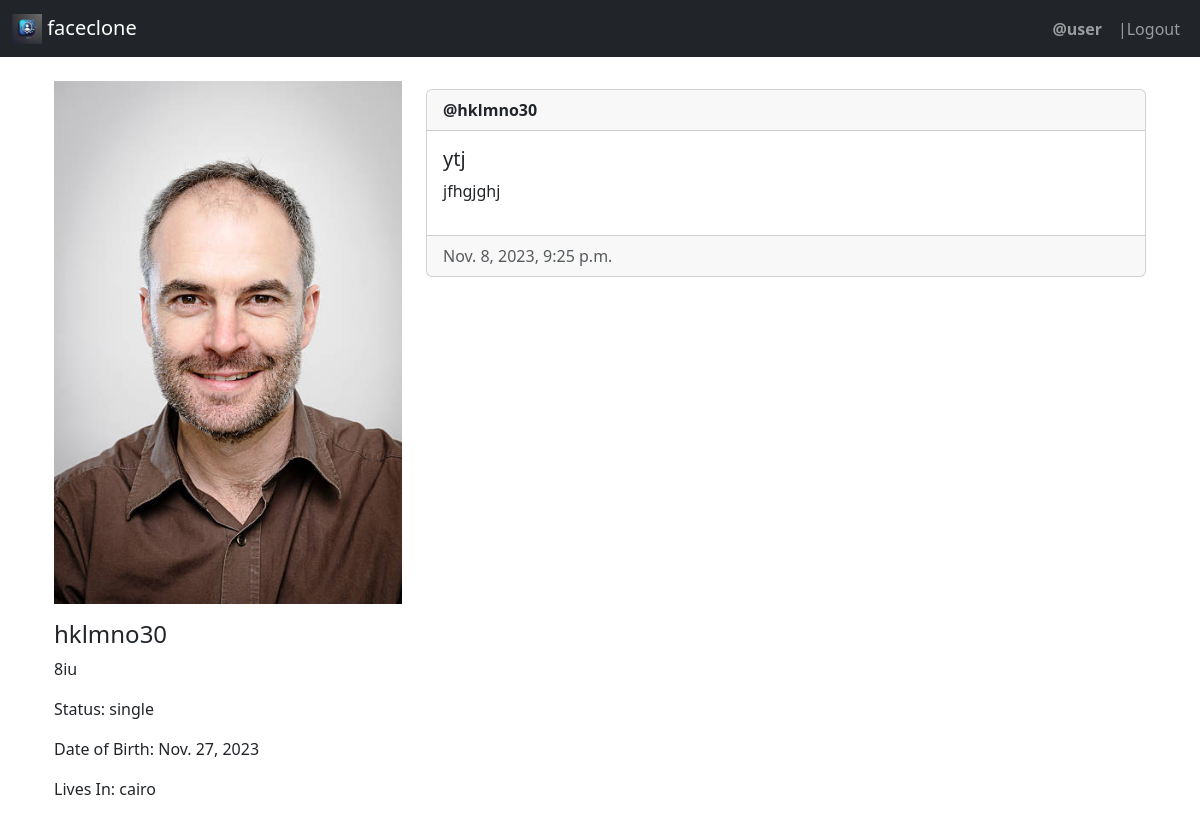
Screenshot of /hklmno30 (signed in) with the database file from the repository.
### app/models.py (models this page shows, shortened)
class profile(models.Model):
    user = models.OneToOneField(User, on_delete=models.CASCADE)
    profile_pic = models.ImageField(upload_to=profile_image_upload_path, null=True, default='defaultpic.jpg')
    bio = models.TextField(max_length=300, null=True,blank=True)
    date_of_birth = models.DateField(null=True,blank=True)
    status = models.CharField(max_length=150, null=True,blank=True)
    lives_in = models.CharField(max_length=150, null=True,blank=True)

class post(models.Model):
    user=models.ForeignKey(User, verbose_name="username", on_delete=models.CASCADE)
    title=models.CharField( max_length=50)
    content=models.TextField()
    created_at = models.DateTimeField(auto_now=False, auto_now_add=True)
    updated_at = models.DateTimeField(auto_now=True,auto_now_add=False)
    image = models.ImageField(upload_to='post_images/', blank=True, null=True)

### app/views.py (the view)
# urls.py: path('<str:username>', user_posts, name='view'),
@login_required(login_url='login/')
def user_posts(request, username):
    user_profile = get_object_or_404(profile, user__username=username)
    user_posts = post.objects.filter(user__username=username)
    context = {
        'user_posts': user_posts,
        'target_user': username,
        'profile_content':user_profile,
    }
    return render(request, 'user_posts.html', context)

### app/templates/user_posts.html (shortened to what this page needs)
{% extends 'base.html' %}
{% load crispy_forms_tags %}
{% block content %}
<div class="container mt-4">
    <div class="row">
        <div class="col-md-4">
            <img src='{{ profile_content.profile_pic.url }}' class="img-fluid mb-3" alt="Profile Picture">
            <h4>{{ profile_content.user.username }}</h4>
            <p>{{ profile_content.bio }}</p>
            <p>Status: {{ profile_content.status }}</p>
            <p>Date of Birth: {{ profile_content.date_of_birth }}</p>
            <p>Lives In: {{ profile_content.lives_in }}</p>
        </div>
        <div class="col-md-8">
            {% for post in user_posts %}
                <div class='card mt-2'>
                    <div class="card-header"><strong>@{{ post.user.username }}</strong></div>
                    <div class="card-body d-flex flex-row justify-content-between">
                        <div>
                            <h5 class="card-title">{{ post.title }}</h5>
                            <p>{{ post.content }}</p>
                        </div>
                    </div>
                    <div class="card-footer text-muted">{{ post.created_at }}</div>
                </div>
            {% empty %}
                <p>No posts yet :)</p>
            {% endfor %}
        </div>
    </div>
</div>
{% endblock content %}

### app/templates/base.html (shortened to what this page needs)
<!DOCTYPE html>
<html lang="en">
    <head>
        {% load static %}
        <link href="{% static 'css/bootstrap.min.css' %}" rel="stylesheet">
    </head>
    <body>
        <nav class="navbar navbar-expand-lg navbar-dark bg-dark">
            <div class="container-fluid">
                        <a class="navbar-brand" href="{% url 'home' %}">
                            <img src="{% static 'logo/faceclone logo.png' %}" alt="Logo" width="30" height="30" class="d-inline-block align-text-top">
                            faceclone
                        </a>
            <ul class="navbar-nav">
                {% if request.user.is_authenticated %}
                <li class="nav-item">
                    <span class="nav-link">
                        <strong>@{{ request.user.username }}</strong>
                    </span>
                </li>
                <li class="nav-item">
                    <a class="nav-link" href="{% url 'log_out' %}">|Logout</a>
                </li>
                {% else %}
                <li class="nav-item">
                    <a class="nav-link" href="{% url 'login' %}">Login</a>
                </li>
                {% endif %}
            </ul>
        </div>
    </nav>
    <div class="container">
        {% block content %}
        {% endblock content %}
    </div>
</body>
</html>

### rows the page displays
profile: profile_pic (picture), user.username "hklmno30", bio "8iu", status "single", date_of_birth "Nov. 27, 2023", lives_in "cairo"
post: user.username "hklmno30", title "ytj", content "jfhgjghj", created_at "Nov. 8, 2023, 9:25 p.m."

### other values shown
{{ request.user.username }} "user"
